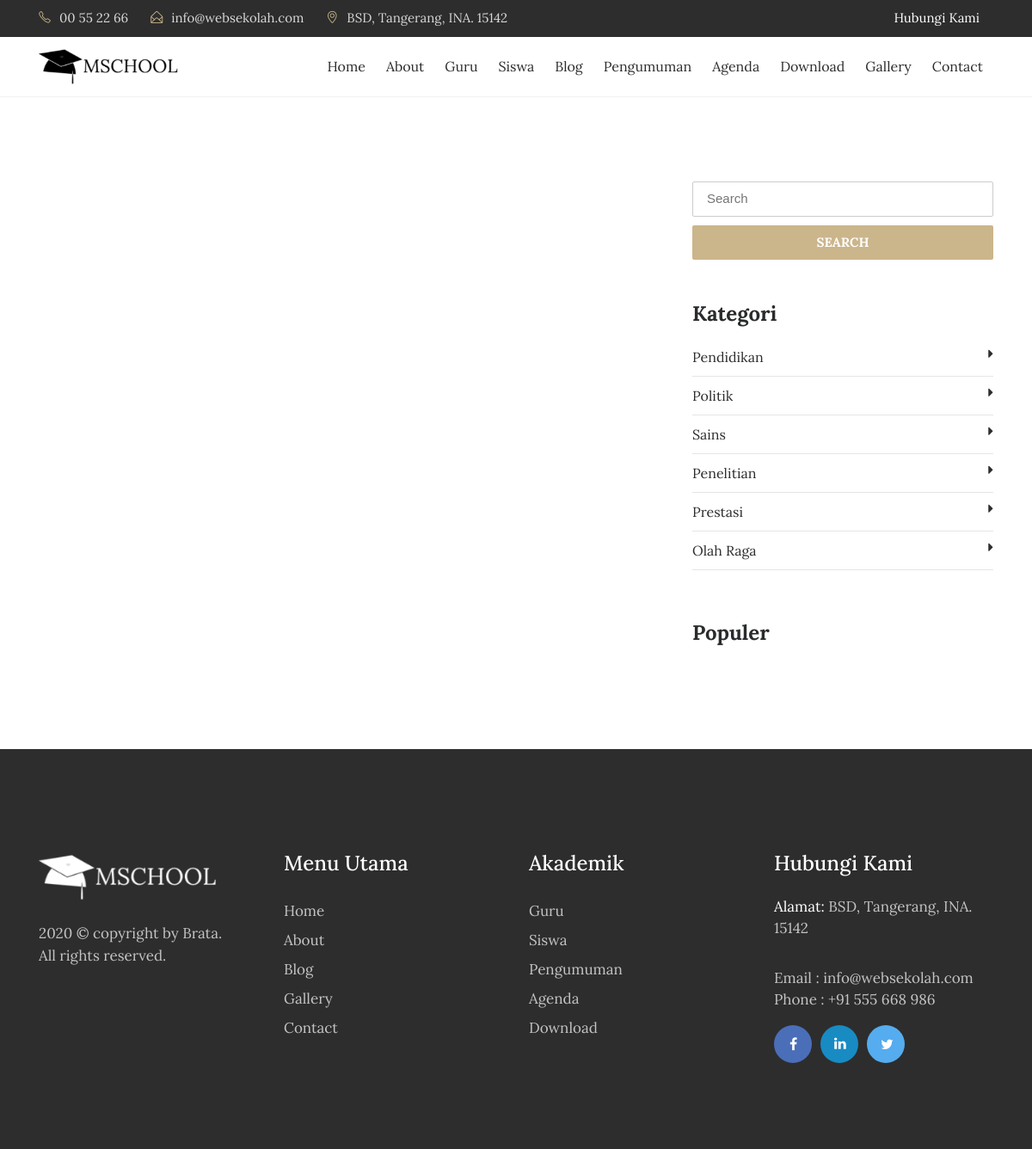
Screenshot of /index.php/blog with the database file from the repository.
### tables this page shows
CREATE TABLE IF NOT EXISTS `tbl_kategori` (
  `kategori_id` int(11) NOT NULL AUTO_INCREMENT,
  `kategori_nama` varchar(30) DEFAULT NULL,
  `kategori_tanggal` timestamp NULL DEFAULT CURRENT_TIMESTAMP,
  PRIMARY KEY (`kategori_id`)
);

### application/controllers/Blog.php (called while the page is built, shortened)
<?php
class Blog extends CI_Controller{
	function __construct(){
		$this->load->model('m_tulisan');
		$this->load->model('m_pengunjung');
	}
	function index(){
		$jum=$this->m_tulisan->berita();
        $page=$this->uri->segment(3);
        if(!$page):
            $offset = 0;
        else:
            $offset = $page;
        endif;
        $limit=5;
        $config['base_url'] = base_url() . 'blog/index/';
            $config['total_rows'] = $jum->num_rows();
            $config['per_page'] = $limit;
            $config['uri_segment'] = 3;
	          $config['full_tag_open']    = '<div class="pagging text-center"><nav><ul class="pagination justify-content-center">';
	          $config['full_tag_close']   = '</ul></nav></div>';
	          $config['num_tag_open']     = '<li class="page-item"><span class="page-link">';
	          $config['num_tag_close']    = '</span></li>';
	          $config['cur_tag_open']     = '<li class="page-item"><span class="page-link">';
	          $config['cur_tag_close']    = '<span class="sr-only">(current)</span></span></li>';
	          $config['next_tag_open']    = '<li class="page-item"><span class="page-link">';
	          $config['next_tagl_close']  = '<span aria-hidden="true">&raquo;</span></span></li>';
	          $config['prev_tag_open']    = '<li class="page-item"><span class="page-link">';
	          $config['prev_tagl_close']  = '</span>Next</li>';
	          $config['first_tag_open']   = '<li class="page-item"><span class="page-link">';
	          $config['first_tagl_close'] = '</span></li>';
	          $config['last_tag_open']    = '<li class="page-item"><span class="page-link">';
	          $config['last_tagl_close']  = '</span></li>';
            $config['first_link'] = 'Awal';
            $config['last_link'] = 'Akhir';
            $config['next_link'] = 'Next >>';
            $config['prev_link'] = '<< Prev';
            $this->pagination->initialize($config);
            $x['page'] =$this->pagination->create_links();
						$x['data']=$this->m_tulisan->berita_perpage($offset,$limit);
						$x['category']=$this->db->get('tbl_kategori');
						$x['populer']=$this->db->query("SELECT * FROM tbl_tulisan ORDER BY tulisan_views DESC LIMIT 5");
						$this->load->view('depan/v_blog',$x);
	}
}

### index.php (called while the page is built, shortened)
<?php
require_once BASEPATH.'core/CodeIgniter.php';

### application/views/depan/v_blog.php (the view, shortened to what this page needs)
<!DOCTYPE html>
<html lang="en">
<head>
    <link rel="stylesheet" href="<?php echo base_url().'theme/css/bootstrap.min.css'?>">
    <link rel="stylesheet" href="<?php echo base_url().'theme/css/font-awesome.min.css'?>">
    <link rel="stylesheet" href="<?php echo base_url().'theme/css/simple-line-icons.css'?>">
    <link rel="stylesheet" href="<?php echo base_url().'theme/css/owl.carousel.min.css'?>">
    <link href="<?php echo base_url().'theme/css/style.css'?>" rel="stylesheet">
</head>
<body>
  <div class="header-topbar">
      <div class="container">
          <div class="row">
              <div class="col-xs-6 col-sm-8 col-md-9">
                  <div class="header-top_address">
                      <div class="header-top_list">
                          <span class="icon-phone"></span>00 55 22 66
                      </div>
                      <div class="header-top_list">
                          <span class="icon-envelope-open"></span>info@websekolah.com
                      </div>
                      <div class="header-top_list">
                          <span class="icon-location-pin"></span>BSD, Tangerang, INA. 15142
                      </div>
                  </div>
              </div>
              <div class="col-xs-6 col-sm-4 col-md-3">
                  <div class="header-top_login mr-sm-3">
                      <a href="<?php echo site_url('contact');?>">Hubungi Kami</a>
                  </div>
              </div>
          </div>
      </div>
  </div>
  <div data-toggle="affix" style="border-bottom:solid 1px #f2f2f2;">
      <div class="container nav-menu2">
          <div class="row">
              <div class="col-md-12">
                  <nav class="navbar navbar2 navbar-toggleable-md navbar-light bg-faded">
                      <a href="<?php echo site_url('');?>" class="navbar-brand nav-brand2"><img class="img img-responsive" width="200px;" src="<?php echo base_url().'theme/images/logo-dark.png'?>"></a>
                      <div class="collapse navbar-collapse justify-content-end" id="navbarNavDropdown">
                          <ul class="navbar-nav">
                              <li class="nav-item">
                                  <a class="nav-link" href="<?php echo site_url('');?>">Home</a>
                              </li>
                              <li class="nav-item">
                                  <a class="nav-link" href="<?php echo site_url('about');?>">About</a>
                              </li>
                              <li class="nav-item">
                                  <a class="nav-link" href="<?php echo site_url('guru');?>">Guru</a>
                              </li>
                              <li class="nav-item">
                                  <a class="nav-link" href="<?php echo site_url('siswa');?>">Siswa</a>
                              </li>
                              <li class="nav-item">
                                  <a class="nav-link" href="<?php echo site_url('blog');?>">Blog</a>
                              </li>
                              <li class="nav-item">
                                  <a class="nav-link" href="<?php echo site_url('pengumuman');?>">Pengumuman</a>
                              </li>
                              <li class="nav-item">
                                  <a class="nav-link" href="<?php echo site_url('agenda');?>">Agenda</a>
                              </li>
                              <li class="nav-item">
                                  <a class="nav-link" href="<?php echo site_url('download');?>">Download</a>
                              </li>
                              <li class="nav-item">
                                  <a class="nav-link" href="<?php echo site_url('galeri');?>">Gallery</a>
                              </li>
                              <li class="nav-item">
                                <a class="nav-link" href="<?php echo site_url('contact');?>">Contact</a>
                              </li>
                        </ul>
                  </div>
                </nav>
              </div>
            </div>
          </div>
        </div>
<section class="blog-wrap">
    <div class="container">
        <div class="row">
            <div class="col-md-8">
            </div>
            <div class="col-md-4">
                <form action="<?php echo site_url('blog/search');?>" method="get">
                    <input type="text" name="keyword" placeholder="Search" class="blog-search" required>
                    <button type="submit" class="btn btn-warning btn-blogsearch">SEARCH</button>
                </form>
                <div class="blog-category_block">
                  <h3>Kategori</h3>
                  <ul>
                    <?php foreach ($category->result() as $row) : ?>
                      <li><a href="<?php echo site_url('blog/kategori/'.str_replace(" ","-",$row->kategori_nama));?>"><?php echo $row->kategori_nama;?><i class="fa fa-caret-right" aria-hidden="true"></i></a></li>
                    <?php endforeach;?>
                  </ul>
                </div>
                <div class="blog-featured_post">
                    <h3>Populer</h3>
                </div>
            </div>
        </div>
    </div>
</section>
<footer>
    <div class="container">
        <div class="row">
            <div class="col-md-3">
                <div class="foot-logo">
                    <a href="<?php echo site_url();?>">
                        <img src="<?php echo base_url().'theme/images/logo-white.png'?>" class="img-fluid" alt="footer_logo">
                    </a>
                    <p><?php echo date('Y');?> © copyright by Brata. <br>All rights reserved.</p>
                    </div>
                </div>
                <div class="col-md-3">
                    <div class="sitemap">
                        <h3>Menu Utama</h3>
                        <ul>
                            <li><a href="<?php echo site_url();?>">Home</a></li>
                            <li><a href="<?php echo site_url('about');?>">About</a></li>
                            <li><a href="<?php echo site_url('artikel');?>">Blog </a></li>
                            <li><a href="<?php echo site_url('galeri');?>">Gallery</a></li>
                            <li><a href="<?php echo site_url('contact');?>">Contact</a></li>
                        </ul>
                    </div>
                </div>
                <div class="col-md-3">
                  <div class="sitemap">
                      <h3>Akademik</h3>
                      <ul>
                          <li><a href="<?php echo site_url('guru');?>">Guru</a></li>
                          <li><a href="<?php echo site_url('siswa');?>">Siswa </a></li>
                          <li><a href="<?php echo site_url('pengumuman');?>">Pengumuman</a></li>
                          <li><a href="<?php echo site_url('agenda');?>">Agenda</a></li>
                          <li><a href="<?php echo site_url('download');?>">Download</a></li>
                      </ul>
                  </div>
                </div>
                <div class="col-md-3">
                    <div class="address">
                        <h3>Hubungi Kami</h3>
                        <p><span>Alamat: </span> BSD, Tangerang, INA. 15142</p>
                        <p>Email : info@websekolah.com
                            <br> Phone : +91 555 668 986</p>
                            <ul class="footer-social-icons">
                                <li><a href="#"><i class="fa fa-facebook fa-fb" aria-hidden="true"></i></a></li>
                                <li><a href="#"><i class="fa fa-linkedin fa-in" aria-hidden="true"></i></a></li>
                                <li><a href="#"><i class="fa fa-twitter fa-tw" aria-hidden="true"></i></a></li>
                            </ul>
                        </div>
                    </div>
                </div>
            </div>
        </footer>
    </body>
    </html>

### rows the page displays
tbl_kategori: kategori_nama "Pendidikan"
tbl_kategori: kategori_nama "Politik"
tbl_kategori: kategori_nama "Sains"
tbl_kategori: kategori_nama "Penelitian"
tbl_kategori: kategori_nama "Prestasi"
tbl_kategori: kategori_nama "Olah Raga"
